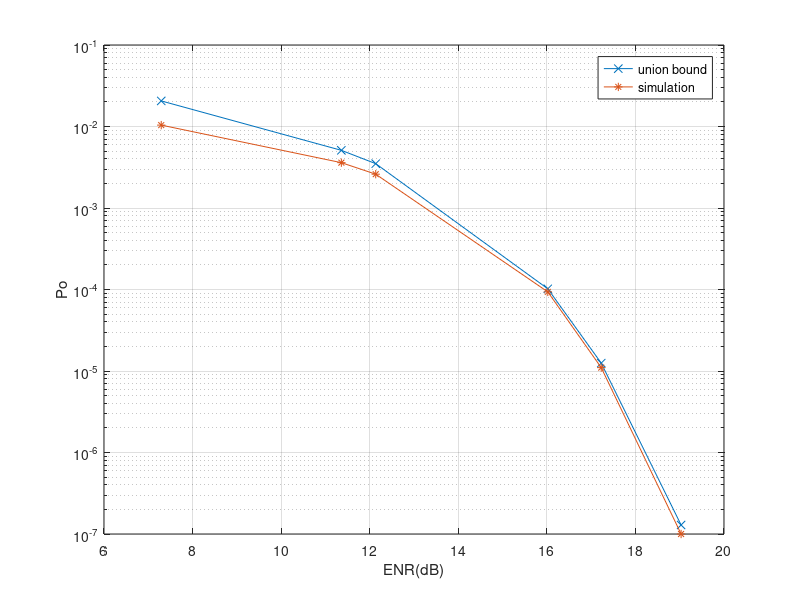
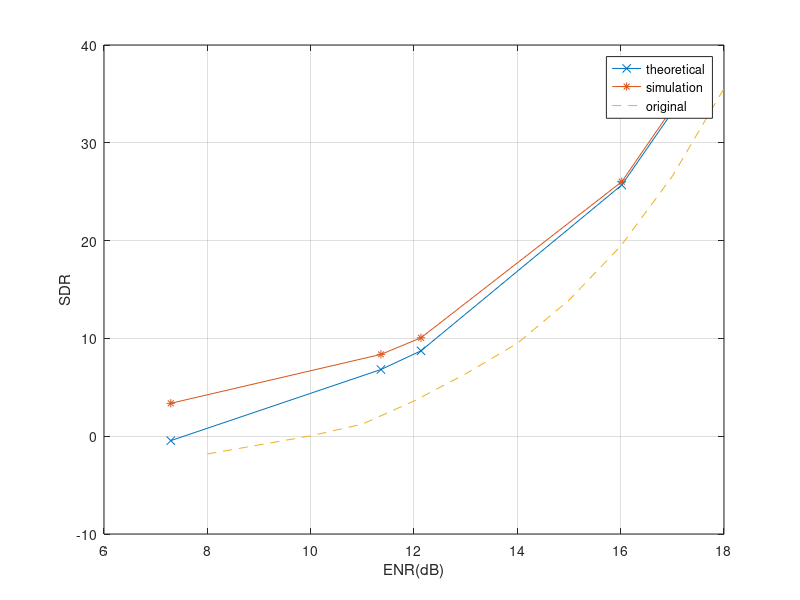

Recreate these plots in MATLAB, in order.
sigma=[0.4319,0.2704,0.2473,0.1581,0.1376,0.1118];
P_union=[0.0206,0.0051,0.0035,1.02E-4,1.25E-5,1.29E-7];
P_neg=[0.0104,0.0036,0.0026,9.35E-5,1.1E-5,1E-7];
%set(0,'defaultfigurecolor','w')
semilogy(10*log10(1./sigma.^2),P_union,'-x',10*log10(1./sigma.^2),P_neg,'-*')
yticks([10^-7,10^-6,10^-5,10^-4,10^-3,10^-2,10^-1])
xlabel('ENR(dB)')
ylabel('Po')
legend('union bound','simulation')
grid on

figure
sigma=[0.4319,0.2704,0.2473,0.1581,0.1376];
theoretical_loss=[1.1098,0.2081,0.134,0.0027,3.25E-4];
loss=[0.4609,0.1457,0.0985,0.0025,2.96E-4];
plot(10*log10(1./sigma.^2),10*log10(1./theoretical_loss),'-x')
hold on;
plot(10*log10(1./sigma.^2),10*log10(1./loss),'-*')
D_Tuncel_po_the=[1.5197,0.9919,0.7520,0.4364,0.2302,0.1123,0.0406,0.0114,0.0022,2.7776e-04];
plot([8,10:18],10*log10(1./D_Tuncel_po_the),'--')
xlabel('ENR(dB)')
ylabel('SDR')
legend('theoretical','simulation','original')
grid on